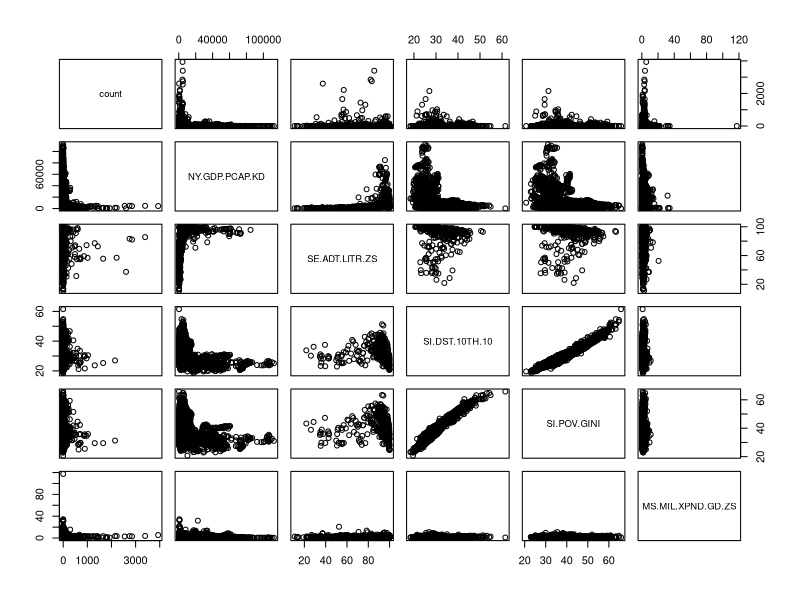
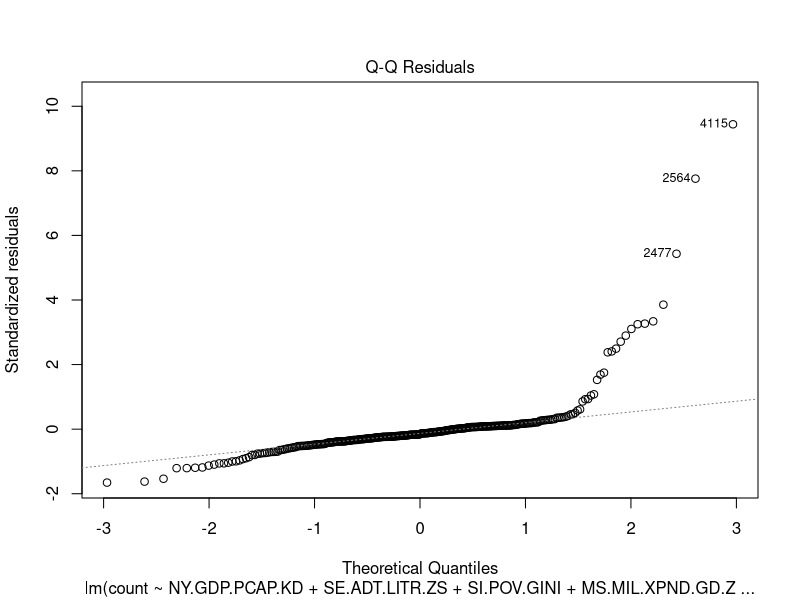
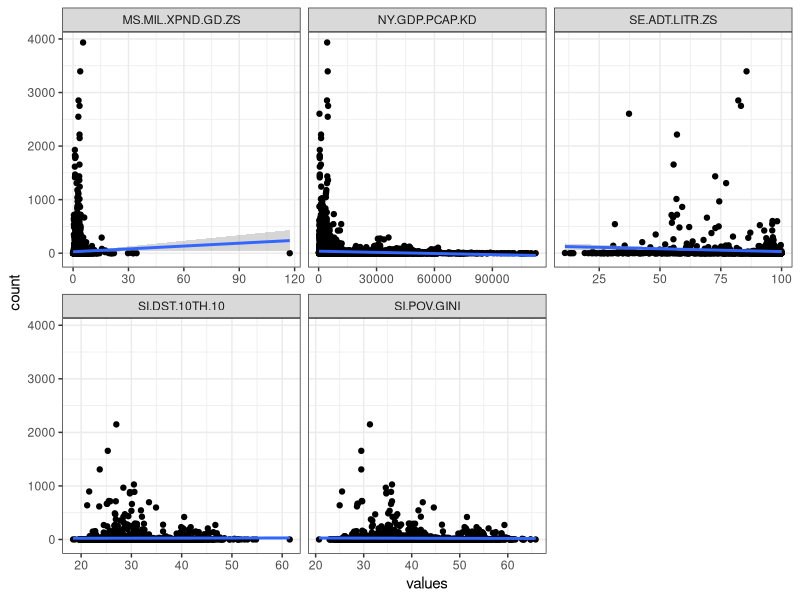
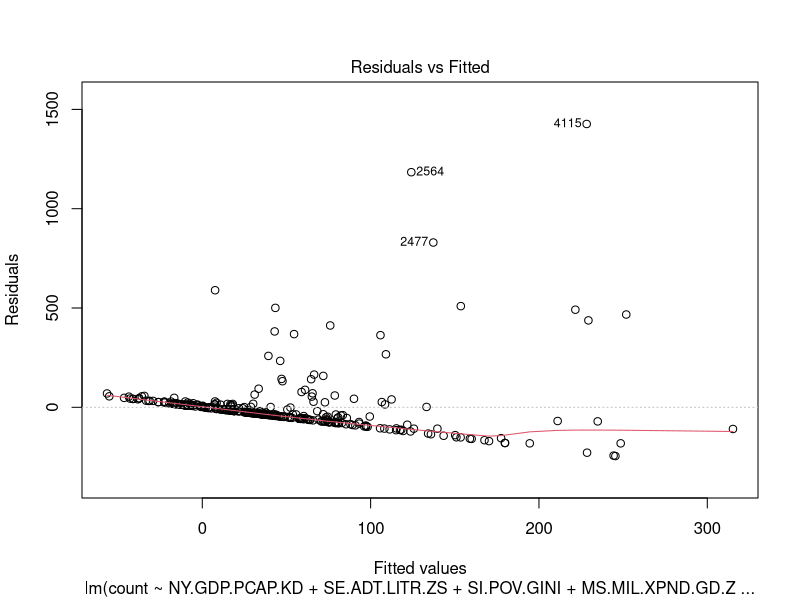
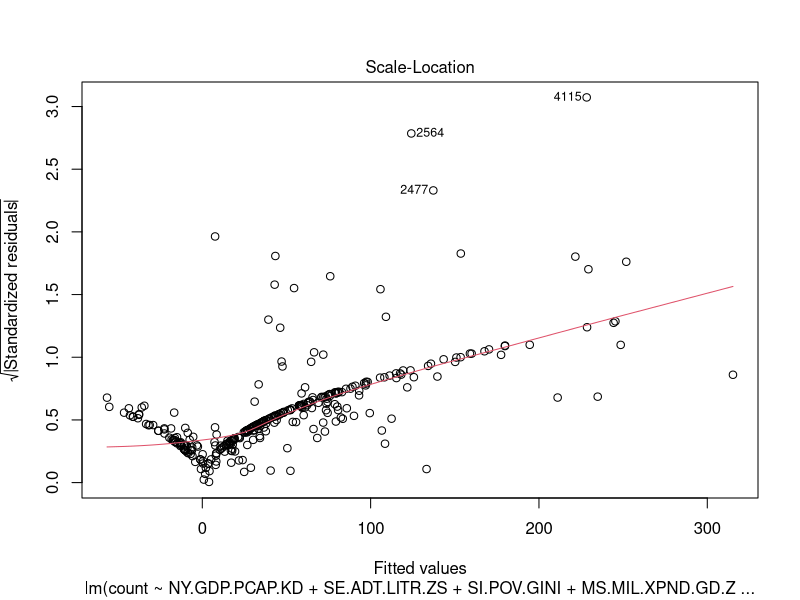

These figures' R source, in order:
## ---- chunk 1
knitr::opts_chunk$set(echo = TRUE)
## ---- chunk 2
options(scipen=999) # to prevent scientific notation 
library(tidyverse) # for data analysis purposes and visulization -> tidyverse mainly contains ggplot2 and dplyr
library(corrplot) # for correlation analysis 
full_data_1990_2020 <- read_csv("full_data(1990-2020).csv")
## ---- chunk 3
head(full_data_1990_2020)
## ---- chunk 4
regression_model <- lm(count ~ NY.GDP.PCAP.KD + SE.ADT.LITR.ZS + SI.POV.GINI + MS.MIL.XPND.GD.ZS, 
                       data = full_data_1990_2020)
## ---- chunk 5
summary(regression_model)
## ---- chunk 6
res <- cor(full_data_1990_2020[, 3:8], use = "pairwise.complete.obs") 
## ---- chunk 7
res
## ---- chunk 8
plot(full_data_1990_2020[, 3:8])
## ---- chunk 9
plot(regression_model, 2)
## ---- chunk 10
residuals <- resid(regression_model)
shapiro.test(residuals)
## ---- chunk 11
full_data_1990_2020 %>%
  pivot_longer(NY.GDP.PCAP.KD:MS.MIL.XPND.GD.ZS, names_to = "variables", values_to = "values") %>%
  ggplot() +
  geom_point(aes(x = values, y = count)) +
  facet_wrap(~variables, scales = "free_x") +
  geom_smooth(aes(x = values, y = count), method = "lm") +
  theme_bw()
## ---- chunk 12
plot(regression_model, 1)
## ---- chunk 13
plot(regression_model, 3)
